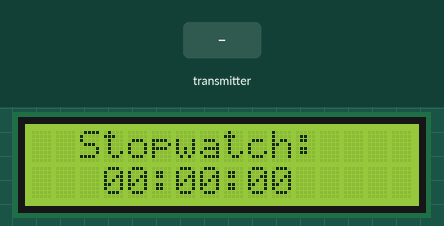
This sketch was run on a simulated ESP32. On the bench: 16×2 character LCD. The inputs (shaded band) are chosen by the test bench. What the sketch prints to the serial monitor is not drawn.

Above: at 1.2 s.
1.3 s: the transmitter starts sending elapsed = 1024
At 2.2 s:
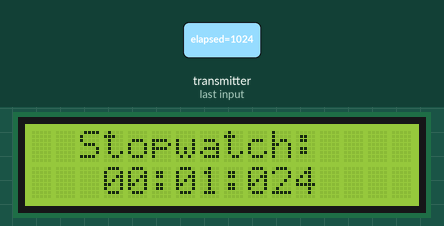
2.9 s: the transmitter starts sending elapsed = 2048
At 3.3 s:
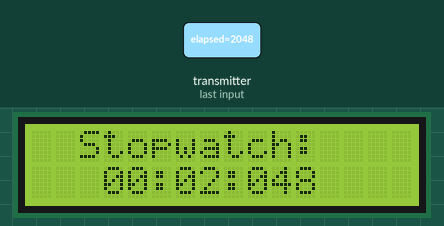
4.4 s: the transmitter starts sending elapsed = 0
At 5.1 s:
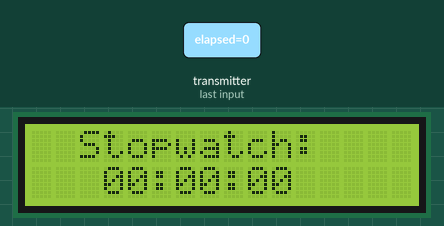
Timing chart, 0 to 7.4 s (numbered marks = the images above; inputs shaded):
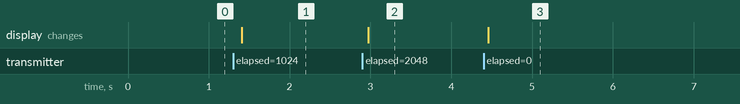

The sketch:

ESP32NOW_Receiver_1.ino.ino
```cpp
#include <esp_now.h>
#include <WiFi.h>
#include <LiquidCrystal_I2C.h>

// Structure example to receive data
// Must match the sender structure
typedef struct struct_message
{
  long elapsed;

  int lapcount;
  long lap1T;
  long lap2T;
  long lap3T;

} struct_message;

// Create a struct_message called myData
struct_message myData;

LiquidCrystal_I2C lcd(0x3F,16,2);

// callback function that will be executed when data is received
void OnDataRecv(const uint8_t * mac, const uint8_t *incomingData, int len) {
  memcpy(&myData, incomingData, sizeof(myData));
  // Serial.print("Bytes received: ");
  // Serial.println(len);
  // Serial.println(myData.elapsed);
  // Serial.println();
}

void setup() {
  // Initialize Serial Monitor
  Serial.begin(115200);

  lcd.init();
  lcd.backlight();
  lcd.clear();


  // Set device as a Wi-Fi Station
  WiFi.mode(WIFI_STA);

  // Init ESP-NOW
  if (esp_now_init() != ESP_OK) {
    Serial.println("Error initializing ESP-NOW");
    return;
  }

  // Once ESPNow is successfully Init, we will register for recv CB to
  // get recv packer info
  esp_now_register_recv_cb(OnDataRecv);
}

void loop() {

  long Timer = myData.elapsed;

  int minutes = Timer / (60 * 1000); // Convert milliseconds to minutes
  int seconds = (Timer % (60 * 1000)) / 1000; // Get remaining seconds after removing minutes
  int milliseconds = Timer % 1000; // Get remaining milliseconds
  lcd.clear();
  lcd.setCursor(2, 0);
  lcd.print("Stopwatch:");

  lcd.setCursor(3, 1);
  lcd.print((minutes < 10) ? "0" : "");  // Print leading zero if minutes less than 10
  lcd.print(minutes);

  lcd.setCursor(5, 1);
  lcd.print(":");

  lcd.setCursor(6, 1);
  lcd.print((seconds < 10) ? "0" : "");  // Print leading zero if seconds less than 10
  lcd.print(seconds);

  lcd.setCursor(8, 1);
  lcd.print(":");

  lcd.setCursor(9, 1);
  lcd.print((milliseconds < 100) ? "0" : (milliseconds < 1000) ? "" : "");  // Adjust for 3 digits
  lcd.print(milliseconds);

  int Counter = myData.lapcount;
  long lap1 = myData.lap1T;
  long lap2 = myData.lap2T;
  long lap3 = myData.lap3T;

  int minuteslap1 = lap1 / (60 * 1000); // Convert milliseconds to minutes
  int secondslap1 = (lap1 % (60 * 1000)) / 1000; // Get remaining seconds after removing minutes
  int millisecondslap1 = lap1 % 1000; // Get remaining milliseconds

  int minuteslap2 = lap2 / (60 * 1000); // Convert milliseconds to minutes
  int secondslap2 = (lap2 % (60 * 1000)) / 1000; // Get remaining seconds after removing minutes
  int millisecondslap2 = lap2 % 1000; // Get remaining milliseconds

  int minuteslap3 = lap3 / (60 * 1000); // Convert milliseconds to minutes
  int secondslap3 = (lap3 % (60 * 1000)) / 1000; // Get remaining seconds after removing minutes
  int millisecondslap3 = lap3 % 1000; // Get remaining milliseconds

  Serial.print("  Lap Count: ");
  Serial.print(Counter);

  Serial.print("  Lap 1 Time: ");
  Serial.print(minuteslap1);
  Serial.print(":");
  Serial.print(secondslap1, DEC);
  Serial.print(":");
  Serial.print(millisecondslap1, DEC);

  Serial.print("  Lap 2 Time: ");
  Serial.print(minuteslap2);
  Serial.print(":");
  Serial.print(secondslap2, DEC);
  Serial.print(":");
  Serial.print(millisecondslap2, DEC);

  Serial.print("  Lap 3 Time: ");
  Serial.print(minuteslap3);
  Serial.print(":");
  Serial.print(secondslap3, DEC);
  Serial.print(":");
  Serial.print(millisecondslap3, DEC);

  Serial.print("  Elapsed Time: ");
  Serial.print(minutes);
  Serial.print(":");
  Serial.print(seconds, DEC);
  Serial.print(":");
  Serial.println(milliseconds, DEC);
  delay(50);

}
```

Measured:
- after the input at 1.3 s, the display: changes after 0.11 s (image 1)
- after the input at 2.9 s, the display: changes after 0.07 s (image 2)
- after the input at 4.4 s, the display: changes after 0.06 s (image 3)
